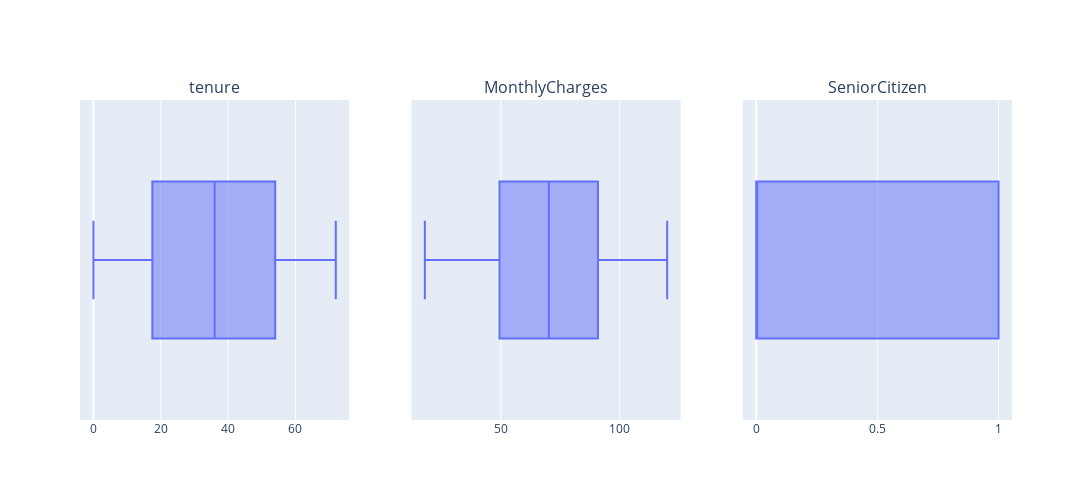

The code cell stored with this chart in its notebook:
### Markdown cell above
#### Finding outliers using boxplot in numerical columns

### Code cell
fig = make_subplots(rows=1, cols=3, subplot_titles=numerical_cols)
for i, column in enumerate(numerical_cols):
    row = 1
    col = i + 1

    boxplot = px.box(df1, x=column)
    for trace in boxplot.data:
        fig.add_trace(trace, row=row, col=col)
fig.update_layout(height=500, width=1300, showlegend=False)

### Figure 1 — Plotly figure (JSON) as saved in the notebook; plotly's stock layout.template omitted (floating-point values rounded to 4 significant figures; data arrays with more than 128 entries replaced by an {"elided": "..."} marker saying what was removed)
{"data": [{"alignmentgroup": "True", "hovertemplate": "tenure=%{x}<extra></extra>", "legendgroup": "", "marker": {"color": "#636efa"}, "name": "", "notched": false, "offsetgroup": "", "orientation": "h", "showlegend": false, "type": "box", "x": {"elided": "5000 int values"}, "x0": " ", "xaxis": "x", "y0": " ", "yaxis": "y"}, {"alignmentgroup": "True", "hovertemplate": "MonthlyCharges=%{x}<extra></extra>", "legendgroup": "", "marker": {"color": "#636efa"}, "name": "", "notched": false, "offsetgroup": "", "orientation": "h", "showlegend": false, "type": "box", "x": {"elided": "5000 float values"}, "x0": " ", "xaxis": "x2", "y0": " ", "yaxis": "y2"}, {"alignmentgroup": "True", "hovertemplate": "SeniorCitizen=%{x}<extra></extra>", "legendgroup": "", "marker": {"color": "#636efa"}, "name": "", "notched": false, "offsetgroup": "", "orientation": "h", "showlegend": false, "type": "box", "x": {"elided": "5000 int values"}, "x0": " ", "xaxis": "x3", "y0": " ", "yaxis": "y3"}], "layout": {"annotations": [{"font": {"size": 16}, "showarrow": false, "text": "tenure", "x": 0.1444, "xanchor": "center", "xref": "paper", "y": 1, "yanchor": "bottom", "yref": "paper"}, {"font": {"size": 16}, "showarrow": false, "text": "MonthlyCharges", "x": 0.5, "xanchor": "center", "xref": "paper", "y": 1, "yanchor": "bottom", "yref": "paper"}, {"font": {"size": 16}, "showarrow": false, "text": "SeniorCitizen", "x": 0.8556, "xanchor": "center", "xref": "paper", "y": 1, "yanchor": "bottom", "yref": "paper"}], "height": 500, "showlegend": false, "width": 1300, "xaxis": {"anchor": "y", "domain": [0, 0.2889]}, "xaxis2": {"anchor": "y2", "domain": [0.3556, 0.6444]}, "xaxis3": {"anchor": "y3", "domain": [0.7111, 1]}, "yaxis": {"anchor": "x", "domain": [0, 1]}, "yaxis2": {"anchor": "x2", "domain": [0, 1]}, "yaxis3": {"anchor": "x3", "domain": [0, 1]}}}
